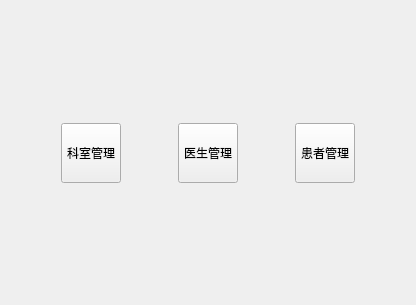
<?xml version="1.0" encoding="UTF-8"?>
<ui version="4.0">
 <class>WelcomeView</class>
 <widget class="QWidget" name="WelcomeView">
  <property name="geometry">
   <rect>
    <x>0</x>
    <y>0</y>
    <width>416</width>
    <height>305</height>
   </rect>
  </property>
  <property name="windowTitle">
   <string>欢迎</string>
  </property>
  <layout class="QVBoxLayout" name="verticalLayout">
   <item>
    <spacer name="verticalSpacer">
     <property name="orientation">
      <enum>Qt::Orientation::Vertical</enum>
     </property>
     <property name="sizeHint" stdset="0">
      <size>
       <width>20</width>
       <height>104</height>
      </size>
     </property>
    </spacer>
   </item>
   <item>
    <layout class="QHBoxLayout" name="horizontalLayout">
     <property name="spacing">
      <number>7</number>
     </property>
     <item>
      <widget class="QPushButton" name="btDepartment">
       <property name="minimumSize">
        <size>
         <width>60</width>
         <height>60</height>
        </size>
       </property>
       <property name="maximumSize">
        <size>
         <width>60</width>
         <height>60</height>
        </size>
       </property>
       <property name="text">
        <string>科室管理</string>
       </property>
      </widget>
     </item>
     <item>
      <widget class="QPushButton" name="btDoctor">
       <property name="minimumSize">
        <size>
         <width>60</width>
         <height>60</height>
        </size>
       </property>
       <property name="maximumSize">
        <size>
         <width>60</width>
         <height>60</height>
        </size>
       </property>
       <property name="text">
        <string>医生管理</string>
       </property>
      </widget>
     </item>
     <item>
      <widget class="QPushButton" name="btPatient">
       <property name="minimumSize">
        <size>
         <width>60</width>
         <height>60</height>
        </size>
       </property>
       <property name="maximumSize">
        <size>
         <width>60</width>
         <height>60</height>
        </size>
       </property>
       <property name="text">
        <string>患者管理</string>
       </property>
      </widget>
     </item>
    </layout>
   </item>
   <item>
    <spacer name="verticalSpacer_2">
     <property name="orientation">
      <enum>Qt::Orientation::Vertical</enum>
     </property>
     <property name="sizeHint" stdset="0">
      <size>
       <width>20</width>
       <height>103</height>
      </size>
     </property>
    </spacer>
   </item>
  </layout>
 </widget>
 <resources/>
 <connections/>
</ui>
